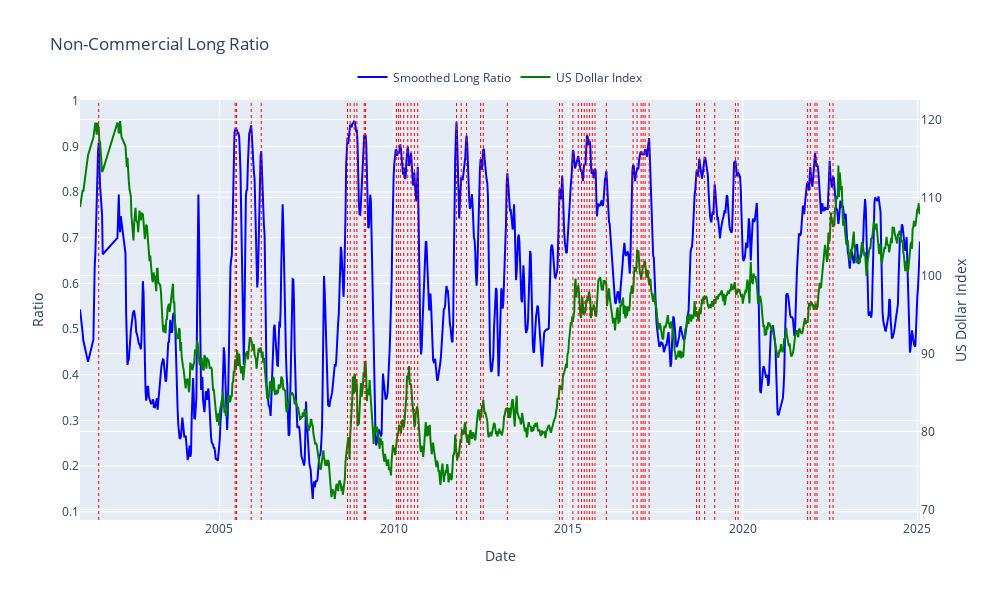

The code cell stored with this chart in its notebook:
### Code cell
sample = ratios.loc["2001":]

fig = go.Figure()

# 多头比例
fig.add_trace(
    go.Scatter(
        x=sample.index,
        y=sample["long_ratio_smooth"],
        name="Smoothed Long Ratio",
        yaxis="y1",
        line=dict(color="blue"),
    )
)

# 合约价格
fig.add_trace(
    go.Scatter(
        x=sample.index,
        y=sample["price"],
        name="US Dollar Index",
        yaxis="y2",
        line=dict(color="green"),
    )
)

# 添加垂直线代表多头比例的局部高点
peak_dates = sample.query("peak == 1 & long_ratio_smooth > 0.8").index
for date in peak_dates:
    fig.add_vline(x=date, line=dict(color="red", width=1, dash="dot"))

fig.update_layout(
    title="Non-Commercial Long Ratio",
    width=1000,
    height=600,
    xaxis=dict(title="Date"),
    yaxis=dict(title="Ratio"),
    yaxis2=dict(title="US Dollar Index", overlaying="y", side="right"),
    legend=dict(orientation="h", xanchor="center", yanchor="bottom", x=0.5, y=1.02),
)

fig.show()

### Figure 1 — Plotly figure (JSON) as saved in the notebook; plotly's stock layout.template omitted (floating-point values rounded to 4 significant figures; data arrays with more than 128 entries replaced by an {"elided": "..."} marker saying what was removed)
{"data": [{"line": {"color": "blue"}, "name": "Smoothed Long Ratio", "type": "scatter", "x": {"elided": "1210 str values"}, "y": {"elided": "1210 float values"}, "yaxis": "y"}, {"line": {"color": "green"}, "name": "US Dollar Index", "type": "scatter", "x": {"elided": "1210 str values"}, "y": {"elided": "1210 float values"}, "yaxis": "y2"}], "layout": {"height": 600, "legend": {"orientation": "h", "x": 0.5, "xanchor": "center", "y": 1.02, "yanchor": "bottom"}, "shapes": [{"line": {"color": "red", "dash": "dot", "width": 1}, "type": "line", "x0": "2001-07-17T00:00:00", "x1": "2001-07-17T00:00:00", "xref": "x", "y0": 0, "y1": 1, "yref": "y domain"}, {"line": {"color": "red", "dash": "dot", "width": 1}, "type": "line", "x0": "2005-06-14T00:00:00", "x1": "2005-06-14T00:00:00", "xref": "x", "y0": 0, "y1": 1, "yref": "y domain"}, {"line": {"color": "red", "dash": "dot", "width": 1}, "type": "line", "x0": "2005-06-28T00:00:00", "x1": "2005-06-28T00:00:00", "xref": "x", "y0": 0, "y1": 1, "yref": "y domain"}, {"line": {"color": "red", "dash": "dot", "width": 1}, "type": "line", "x0": "2005-11-29T00:00:00", "x1": "2005-11-29T00:00:00", "xref": "x", "y0": 0, "y1": 1, "yref": "y domain"}, {"line": {"color": "red", "dash": "dot", "width": 1}, "type": "line", "x0": "2006-03-14T00:00:00", "x1": "2006-03-14T00:00:00", "xref": "x", "y0": 0, "y1": 1, "yref": "y domain"}, {"line": {"color": "red", "dash": "dot", "width": 1}, "type": "line", "x0": "2008-09-02T00:00:00", "x1": "2008-09-02T00:00:00", "xref": "x", "y0": 0, "y1": 1, "yref": "y domain"}, {"line": {"color": "red", "dash": "dot", "width": 1}, "type": "line", "x0": "2008-09-30T00:00:00", "x1": "2008-09-30T00:00:00", "xref": "x", "y0": 0, "y1": 1, "yref": "y domain"}, {"line": {"color": "red", "dash": "dot", "width": 1}, "type": "line", "x0": "2008-11-11T00:00:00", "x1": "2008-11-11T00:00:00", "xref": "x", "y0": 0, "y1": 1, "yref": "y domain"}, {"line": {"color": "red", "dash": "dot", "width": 1}, "type": "line", "x0": "2008-12-09T00:00:00", "x1": "2008-12-09T00:00:00", "xref": "x", "y0": 0, "y1": 1, "yref": "y domain"}, {"line": {"color": "red", "dash": "dot", "width": 1}, "type": "line", "x0": "2009-02-24T00:00:00", "x1": "2009-02-24T00:00:00", "xref": "x", "y0": 0, "y1": 1, "yref": "y domain"}, {"line": {"color": "red", "dash": "dot", "width": 1}, "type": "line", "x0": "2009-03-10T00:00:00", "x1": "2009-03-10T00:00:00", "xref": "x", "y0": 0, "y1": 1, "yref": "y domain"}, {"line": {"color": "red", "dash": "dot", "width": 1}, "type": "line", "x0": "2010-01-26T00:00:00", "x1": "2010-01-26T00:00:00", "xref": "x", "y0": 0, "y1": 1, "yref": "y domain"}, {"line": {"color": "red", "dash": "dot", "width": 1}, "type": "line", "x0": "2010-02-16T00:00:00", "x1": "2010-02-16T00:00:00", "xref": "x", "y0": 0, "y1": 1, "yref": "y domain"}, {"line": {"color": "red", "dash": "dot", "width": 1}, "type": "line", "x0": "2010-03-09T00:00:00", "x1": "2010-03-09T00:00:00", "xref": "x", "y0": 0, "y1": 1, "yref": "y domain"}, {"line": {"color": "red", "dash": "dot", "width": 1}, "type": "line", "x0": "2010-04-13T00:00:00", "x1": "2010-04-13T00:00:00", "xref": "x", "y0": 0, "y1": 1, "yref": "y domain"}, {"line": {"color": "red", "dash": "dot", "width": 1}, "type": "line", "x0": "2010-05-25T00:00:00", "x1": "2010-05-25T00:00:00", "xref": "x", "y0": 0, "y1": 1, "yref": "y domain"}, {"line": {"color": "red", "dash": "dot", "width": 1}, "type": "line", "x0": "2010-06-29T00:00:00", "x1": "2010-06-29T00:00:00", "xref": "x", "y0": 0, "y1": 1, "yref": "y domain"}, {"line": {"color": "red", "dash": "dot", "width": 1}, "type": "line", "x0": "2010-08-03T00:00:00", "x1": "2010-08-03T00:00:00", "xref": "x", "y0": 0, "y1": 1, "yref": "y domain"}, {"line": {"color": "red", "dash": "dot", "width": 1}, "type": "line", "x0": "2010-09-07T00:00:00", "x1": "2010-09-07T00:00:00", "xref": "x", "y0": 0, "y1": 1, "yref": "y domain"}, {"line": {"color": "red", "dash": "dot", "width": 1}, "type": "line", "x0": "2011-10-18T00:00:00", "x1": "2011-10-18T00:00:00", "xref": "x", "y0": 0, "y1": 1, "yref": "y domain"}, {"line": {"color": "red", "dash": "dot", "width": 1}, "type": "line", "x0": "2011-12-06T00:00:00", "x1": "2011-12-06T00:00:00", "xref": "x", "y0": 0, "y1": 1, "yref": "y domain"}, {"line": {"color": "red", "dash": "dot", "width": 1}, "type": "line", "x0": "2012-01-31T00:00:00", "x1": "2012-01-31T00:00:00", "xref": "x", "y0": 0, "y1": 1, "yref": "y domain"}, {"line": {"color": "red", "dash": "dot", "width": 1}, "type": "line", "x0": "2012-06-26T00:00:00", "x1": "2012-06-26T00:00:00", "xref": "x", "y0": 0, "y1": 1, "yref": "y domain"}, {"line": {"color": "red", "dash": "dot", "width": 1}, "type": "line", "x0": "2012-07-24T00:00:00", "x1": "2012-07-24T00:00:00", "xref": "x", "y0": 0, "y1": 1, "yref": "y domain"}, {"line": {"color": "red", "dash": "dot", "width": 1}, "type": "line", "x0": "2013-04-02T00:00:00", "x1": "2013-04-02T00:00:00", "xref": "x", "y0": 0, "y1": 1, "yref": "y domain"}, {"line": {"color": "red", "dash": "dot", "width": 1}, "type": "line", "x0": "2014-09-30T00:00:00", "x1": "2014-09-30T00:00:00", "xref": "x", "y0": 0, "y1": 1, "yref": "y domain"}, {"line": {"color": "red", "dash": "dot", "width": 1}, "type": "line", "x0": "2014-10-28T00:00:00", "x1": "2014-10-28T00:00:00", "xref": "x", "y0": 0, "y1": 1, "yref": "y domain"}, {"line": {"color": "red", "dash": "dot", "width": 1}, "type": "line", "x0": "2015-02-17T00:00:00", "x1": "2015-02-17T00:00:00", "xref": "x", "y0": 0, "y1": 1, "yref": "y domain"}, {"line": {"color": "red", "dash": "dot", "width": 1}, "type": "line", "x0": "2015-04-14T00:00:00", "x1": "2015-04-14T00:00:00", "xref": "x", "y0": 0, "y1": 1, "yref": "y domain"}, {"line": {"color": "red", "dash": "dot", "width": 1}, "type": "line", "x0": "2015-05-19T00:00:00", "x1": "2015-05-19T00:00:00", "xref": "x", "y0": 0, "y1": 1, "yref": "y domain"}, {"line": {"color": "red", "dash": "dot", "width": 1}, "type": "line", "x0": "2015-06-16T00:00:00", "x1": "2015-06-16T00:00:00", "xref": "x", "y0": 0, "y1": 1, "yref": "y domain"}, {"line": {"color": "red", "dash": "dot", "width": 1}, "type": "line", "x0": "2015-07-14T00:00:00", "x1": "2015-07-14T00:00:00", "xref": "x", "y0": 0, "y1": 1, "yref": "y domain"}, {"line": {"color": "red", "dash": "dot", "width": 1}, "type": "line", "x0": "2015-08-11T00:00:00", "x1": "2015-08-11T00:00:00", "xref": "x", "y0": 0, "y1": 1, "yref": "y domain"}, {"line": {"color": "red", "dash": "dot", "width": 1}, "type": "line", "x0": "2015-09-08T00:00:00", "x1": "2015-09-08T00:00:00", "xref": "x", "y0": 0, "y1": 1, "yref": "y domain"}, {"line": {"color": "red", "dash": "dot", "width": 1}, "type": "line", "x0": "2015-10-06T00:00:00", "x1": "2015-10-06T00:00:00", "xref": "x", "y0": 0, "y1": 1, "yref": "y domain"}, {"line": {"color": "red", "dash": "dot", "width": 1}, "type": "line", "x0": "2016-02-02T00:00:00", "x1": "2016-02-02T00:00:00", "xref": "x", "y0": 0, "y1": 1, "yref": "y domain"}, {"line": {"color": "red", "dash": "dot", "width": 1}, "type": "line", "x0": "2016-11-08T00:00:00", "x1": "2016-11-08T00:00:00", "xref": "x", "y0": 0, "y1": 1, "yref": "y domain"}, {"line": {"color": "red", "dash": "dot", "width": 1}, "type": "line", "x0": "2016-12-20T00:00:00", "x1": "2016-12-20T00:00:00", "xref": "x", "y0": 0, "y1": 1, "yref": "y domain"}, {"line": {"color": "red", "dash": "dot", "width": 1}, "type": "line", "x0": "2017-01-31T00:00:00", "x1": "2017-01-31T00:00:00", "xref": "x", "y0": 0, "y1": 1, "yref": "y domain"}, {"line": {"color": "red", "dash": "dot", "width": 1}, "type": "line", "x0": "2017-02-21T00:00:00", "x1": "2017-02-21T00:00:00", "xref": "x", "y0": 0, "y1": 1, "yref": "y domain"}, {"line": {"color": "red", "dash": "dot", "width": 1}, "type": "line", "x0": "2017-03-14T00:00:00", "x1": "2017-03-14T00:00:00", "xref": "x", "y0": 0, "y1": 1, "yref": "y domain"}, {"line": {"color": "red", "dash": "dot", "width": 1}, "type": "line", "x0": "2017-04-25T00:00:00", "x1": "2017-04-25T00:00:00", "xref": "x", "y0": 0, "y1": 1, "yref": "y domain"}, {"line": {"color": "red", "dash": "dot", "width": 1}, "type": "line", "x0": "2018-09-04T00:00:00", "x1": "2018-09-04T00:00:00", "xref": "x", "y0": 0, "y1": 1, "yref": "y domain"}, {"line": {"color": "red", "dash": "dot", "width": 1}, "type": "line", "x0": "2018-10-02T00:00:00", "x1": "2018-10-02T00:00:00", "xref": "x", "y0": 0, "y1": 1, "yref": "y domain"}, {"line": {"color": "red", "dash": "dot", "width": 1}, "type": "line", "x0": "2018-11-27T00:00:00", "x1": "2018-11-27T00:00:00", "xref": "x", "y0": 0, "y1": 1, "yref": "y domain"}, {"line": {"color": "red", "dash": "dot", "width": 1}, "type": "line", "x0": "2019-03-12T00:00:00", "x1": "2019-03-12T00:00:00", "xref": "x", "y0": 0, "y1": 1, "yref": "y domain"}, {"line": {"color": "red", "dash": "dot", "width": 1}, "type": "line", "x0": "2019-10-15T00:00:00", "x1": "2019-10-15T00:00:00", "xref": "x", "y0": 0, "y1": 1, "yref": "y domain"}, {"line": {"color": "red", "dash": "dot", "width": 1}, "type": "line", "x0": "2019-11-12T00:00:00", "x1": "2019-11-12T00:00:00", "xref": "x", "y0": 0, "y1": 1, "yref": "y domain"}, {"line": {"color": "red", "dash": "dot", "width": 1}, "type": "line", "x0": "2021-11-09T00:00:00", "x1": "2021-11-09T00:00:00", "xref": "x", "y0": 0, "y1": 1, "yref": "y domain"}, {"line": {"color": "red", "dash": "dot", "width": 1}, "type": "line", "x0": "2021-12-07T00:00:00", "x1": "2021-12-07T00:00:00", "xref": "x", "y0": 0, "y1": 1, "yref": "y domain"}, {"line": {"color": "red", "dash": "dot", "width": 1}, "type": "line", "x0": "2022-01-25T00:00:00", "x1": "2022-01-25T00:00:00", "xref": "x", "y0": 0, "y1": 1, "yref": "y domain"}, {"line": {"color": "red", "dash": "dot", "width": 1}, "type": "line", "x0": "2022-02-15T00:00:00", "x1": "2022-02-15T00:00:00", "xref": "x", "y0": 0, "y1": 1, "yref": "y domain"}, {"line": {"color": "red", "dash": "dot", "width": 1}, "type": "line", "x0": "2022-06-28T00:00:00", "x1": "2022-06-28T00:00:00", "xref": "x", "y0": 0, "y1": 1, "yref": "y domain"}, {"line": {"color": "red", "dash": "dot", "width": 1}, "type": "line", "x0": "2022-08-02T00:00:00", "x1": "2022-08-02T00:00:00", "xref": "x", "y0": 0, "y1": 1, "yref": "y domain"}], "title": {"text": "Non-Commercial Long Ratio"}, "width": 1000, "xaxis": {"title": {"text": "Date"}}, "yaxis": {"title": {"text": "Ratio"}}, "yaxis2": {"overlaying": "y", "side": "right", "title": {"text": "US Dollar Index"}}}}
